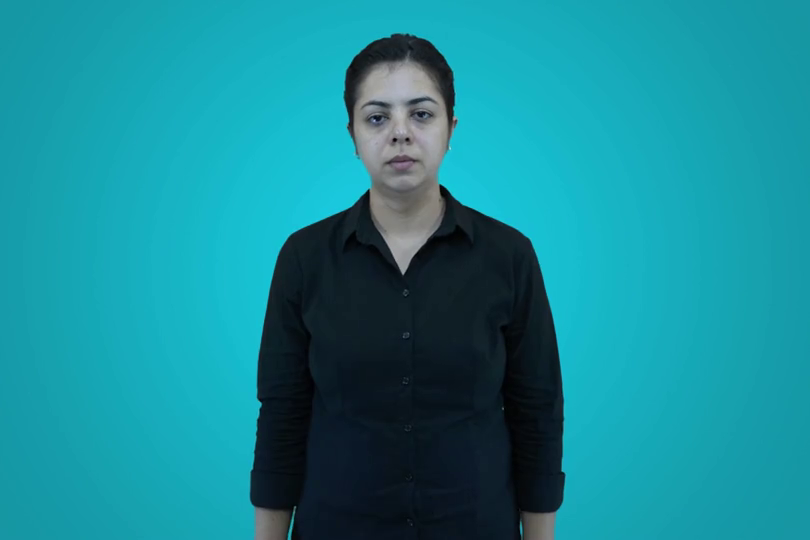
#> input picture frame 8 of Videos/B/Bağlamak 2.mp4, 810 x 540 px
$ python dataToFrame.py
#> lines starting #> are read from the running program, lines starting #| are printed output that depends on the picture


import cv2
import numpy as np
import os

boundaries = [
    ([181, 228, 255], [255, 255, 255])
]
#,
    # ([25, 0, 75], [180, 38, 255])
def handsegment(frame):
    lower, upper = boundaries[0]
    lower = np.array(lower, dtype="uint8")
    upper = np.array(upper, dtype="uint8")
    mask1 = cv2.inRange(frame, lower, upper)

    # [19 lines of commented-out code are left out]
    output = cv2.bitwise_and(frame, frame, mask=mask1)
    # show the images
    cv2.imshow("images", mask1)
    cv2.imshow("images", output)
    return output

PATH = "C:\\1_DOSYALAR\\PROJELER\\PROJE_NLP_ISARET_DILI\\Videolar\\B\\"
files = os.listdir(PATH)

for file in files :

    pathVideo = PATH + str(file)
    videoName = str(file).strip(".mp4")

    # Playing video from file:
    cap = cv2.VideoCapture(pathVideo)

    try:
        if not os.path.exists(videoName):
            os.makedirs(videoName)
    except OSError:
        print ('Error: Creating directory of data')

    frameNumber = int(cap.get(cv2.CAP_PROP_FRAME_COUNT))
    currentFrame = 0
    try:
        while(currentFrame < frameNumber):
            ret, frame = cap.read()
#> frame is the input picture: shape (540, 810, 3); mean B, G, R 150.1, 137.1, 24.2
            # frame = handsegment(frame)
            frame =  cv2.cvtColor(frame, cv2.COLOR_BGR2GRAY)
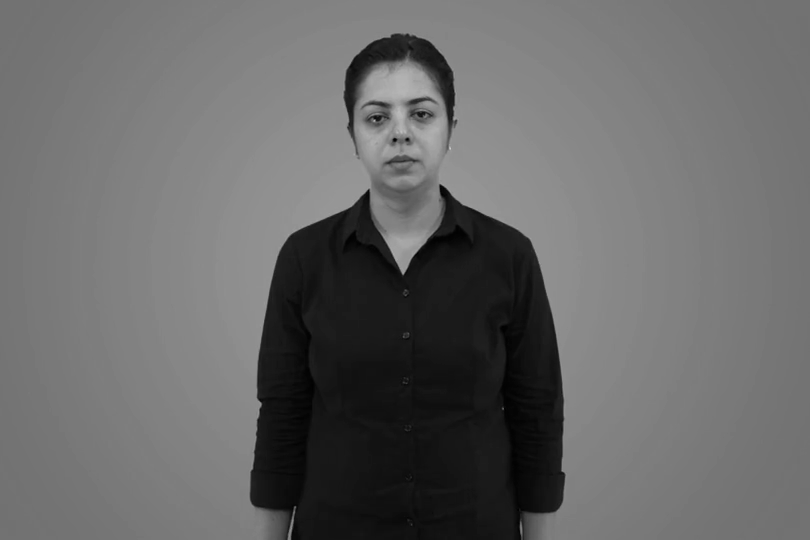
#> frame: shape (540, 810); min 0, max 203, mean 104.7
            name = '.\\' + videoName +'\\frame' + str(currentFrame) + '.jpg'
            print ('Creating...' + name)
            cv2.imwrite(name, frame)
            currentFrame += 1
    except Exception as e:
        print(file + " hata var.\n" + f"Exception : {e}")
    print("\n\n")

# When everything done, release the capture
cap.release()
cv2.destroyAllWindows()

$ run again, starting later in the video
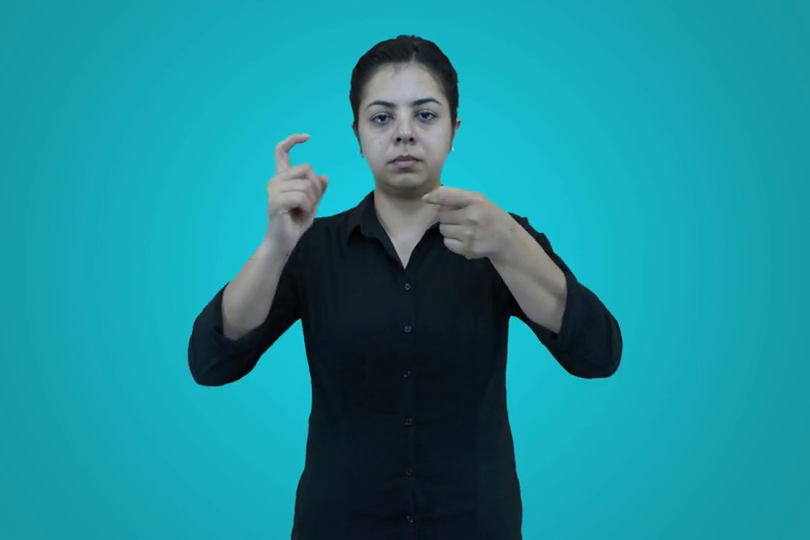
#> input picture frame 39 of Videos/B/Bağlamak 2.mp4, 810 x 540 px
#> frame is the input picture: shape (540, 810, 3); mean B, G, R 152.7, 140, 27.8
#> `frame =  cv2.cvtColor(frame, cv2.COLOR_BGR2GRAY)`:
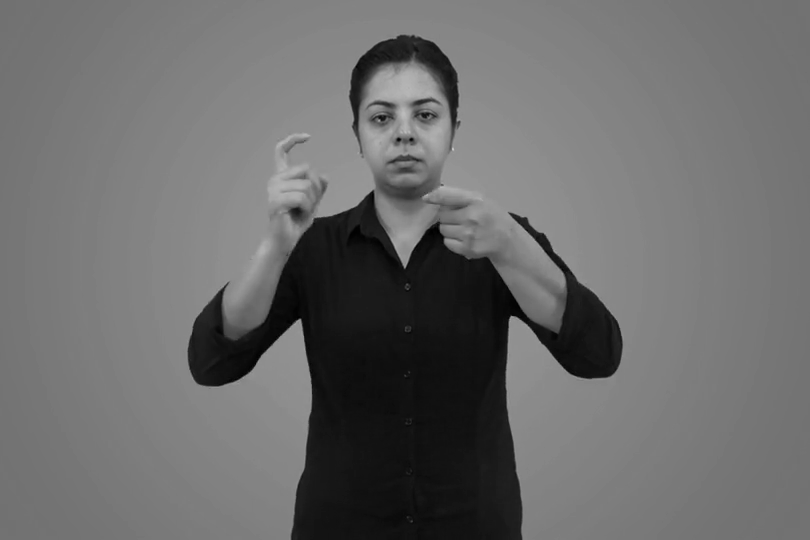
#> frame: shape (540, 810); min 0, max 200, mean 107.7

$ run again, starting later in the video
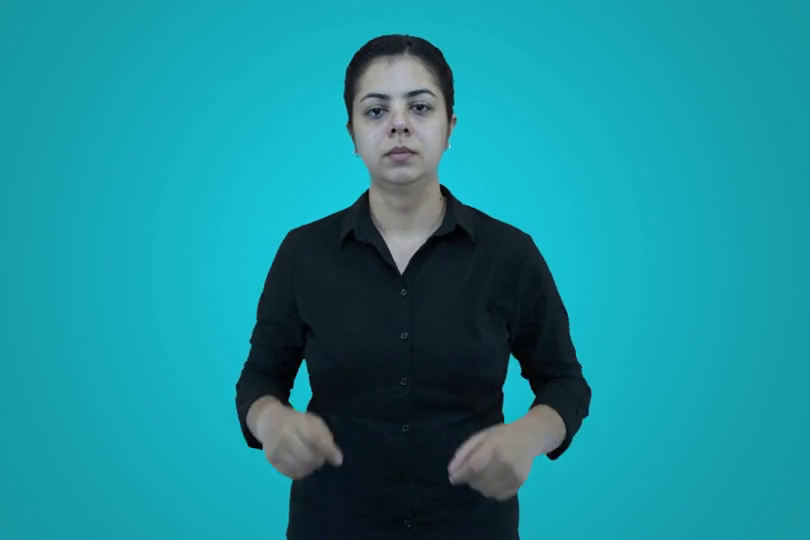
#> input picture frame 70 of Videos/B/Bağlamak 2.mp4, 810 x 540 px
#> frame is the input picture: shape (540, 810, 3); mean B, G, R 152.6, 140, 26.9
#> `frame =  cv2.cvtColor(frame, cv2.COLOR_BGR2GRAY)`:
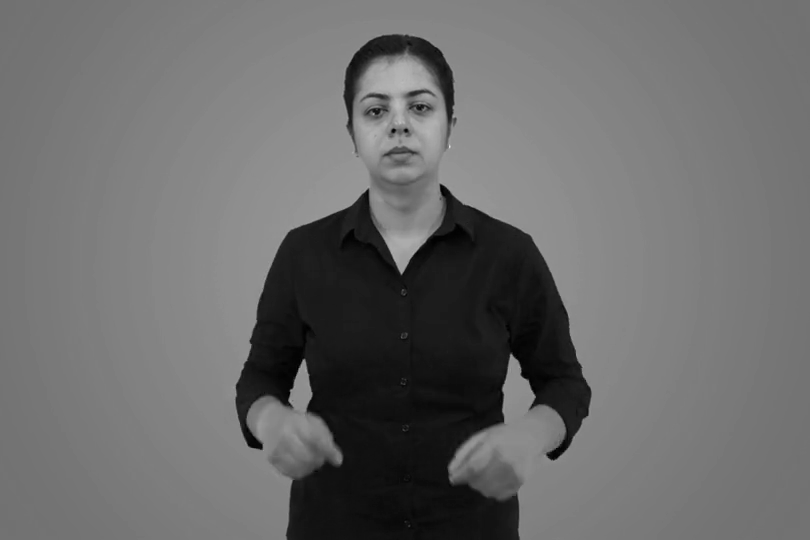
#> frame: shape (540, 810); min 0, max 225, mean 107.5
